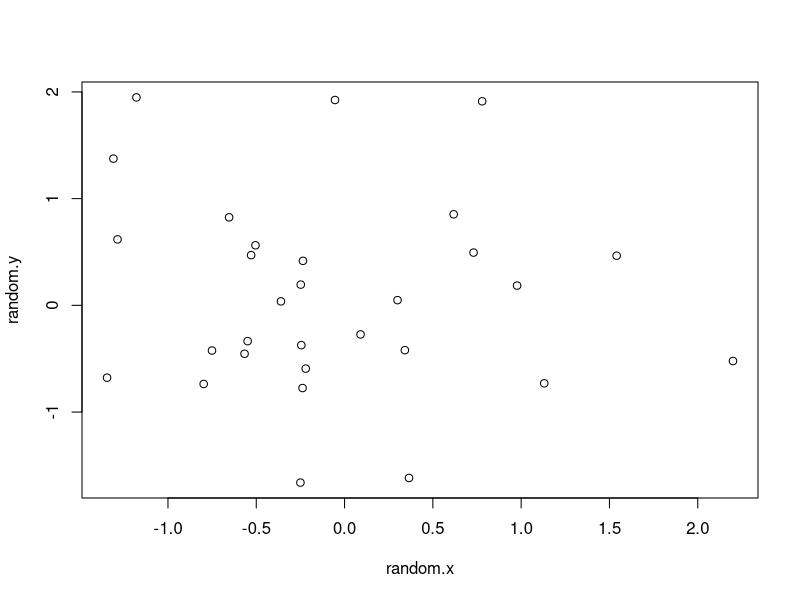
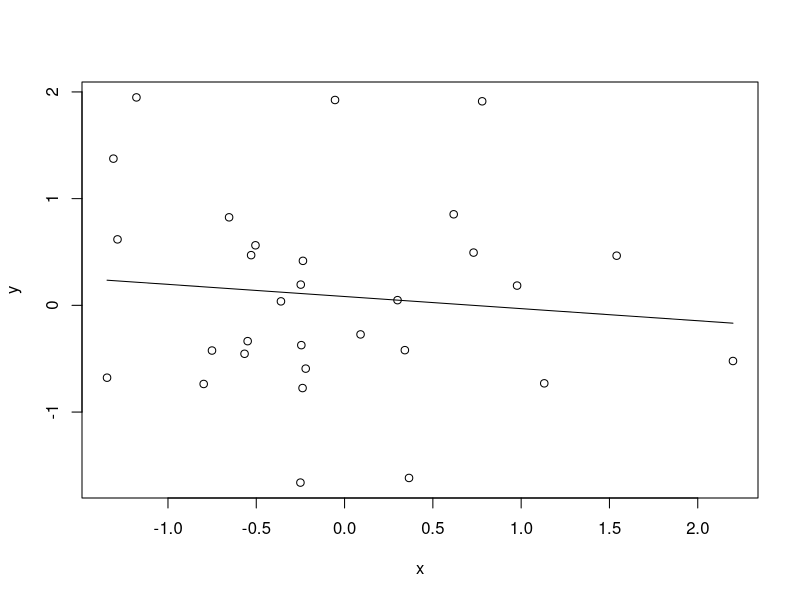
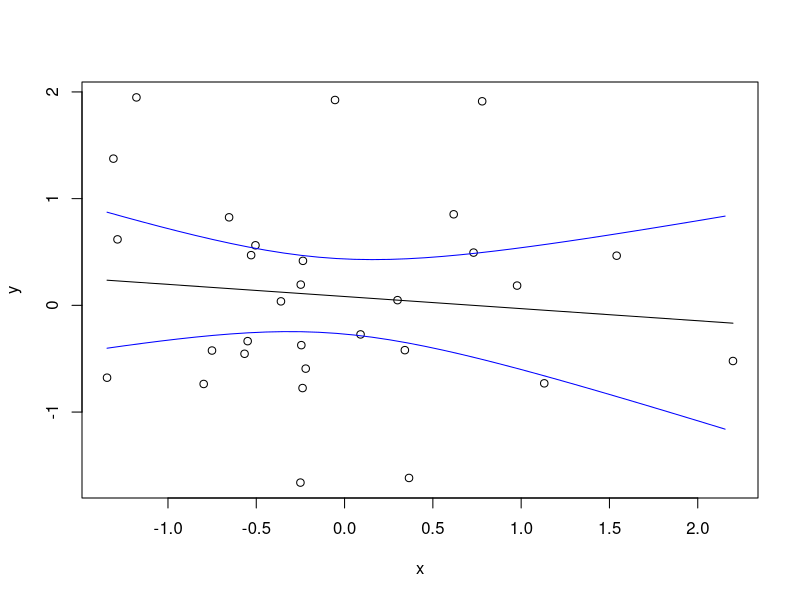

Reproduce these figures in R, in order.
#making manual confidence intervals

#lots of code from
#https://rstudio-pubs-static.s3.amazonaws.com/195401_20b3272a8bb04615ae7ee4c81d18ffb5.html


#you need:

#your x data
#your y data
#number of observations
#the x data you are trying to fit confidence intervals to
  #could be the range of x to plot the CIs
  #in my case, it was rasters of temperature data
#you also need a slope and intercept
  #either from doing a regression or from past analysis

#example
random.x<-rnorm(30)
random.y<-rnorm(30)

plot(random.x,random.y)
reg<-lm(random.y~random.x)


x<-random.x
y<-random.y
intercept<-reg$coef[1]
slope<-reg$coef[2]
#get number of observations (n)
n<-length(x)

#for this example, the x data I want to fit will just be the x axis
pred.x<-seq(min(x),max(x),0.1)

#these will be our predicted y
pred.y<-intercept+slope*pred.x


#we need the fitted values of y based on our x and y (our line of best fit)
y.fitted<-intercept+slope*x
plot(x,y)
points(x,y.fitted,type="l") #double check this looks right

# Find SSE and MSE
sse <- sum((y - y.fitted)^2)
mse <- sse / (n - 2)

#get our critical value of t
t.value<-qt(0.975, n - 2) 

#this gives the standard error of the mean estimate
mean.se.fit <- (1 / n + (pred.x - mean(x))^2 / (sum((x - mean(x))^2)))


mean.conf.upper <- pred.y + t.value * sqrt(mse * mean.se.fit)
mean.conf.lower <- pred.y - t.value * sqrt(mse * mean.se.fit)


plot(x,y)
points(pred.x,mean.conf.upper,type="l",col="blue")
points(pred.x,mean.conf.lower,type="l",col="blue")
points(x,y.fitted,type="l")

